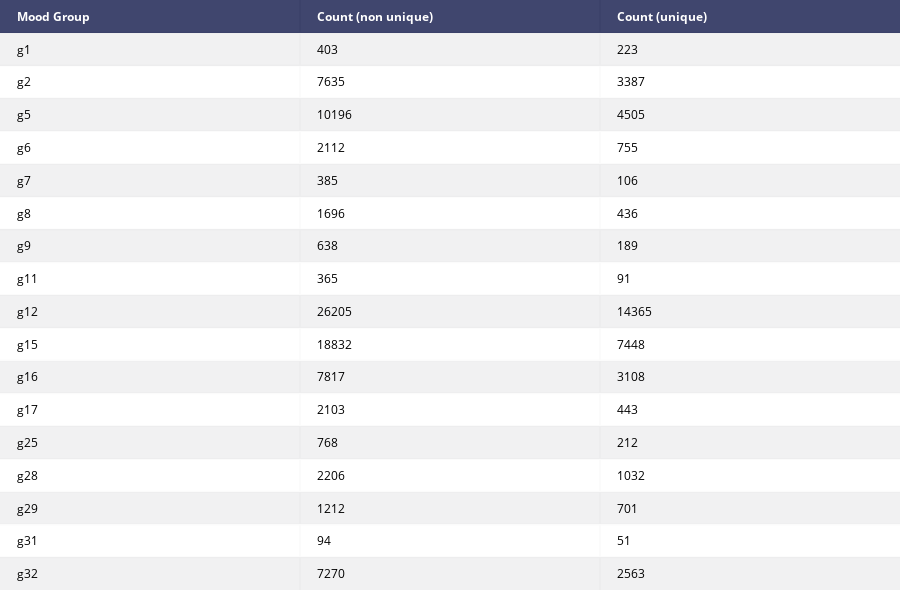

The notebook cell this image was saved under:
### Code cell
count_table = [["Mood Group", "Count (non unique)", "Count (unique)"]]

unique_set = data[data["mood_count"] == 1] # Remove rows with more than one label

data["g16"].value_counts()

for group in groups:
    count_table.append([group, data[group].value_counts()[1],  unique_set[group].value_counts()[1]])
    
table = ff.create_table(count_table)
iplot(table)

### Figure 1 — Plotly figure (JSON) as saved in the notebook; plotly's stock layout.template omitted (floating-point values rounded to 4 significant figures)
{"data": [{"colorscale": [[0, "#00083e"], [0.5, "#ededee"], [1, "#ffffff"]], "hoverinfo": "none", "opacity": 0.75, "showscale": false, "type": "heatmap", "uid": "89fd2725-648d-4aa9-8ce7-8b0fa425d830", "z": [[0, 0, 0], [0.5, 0.5, 0.5], [1, 1, 1], [0.5, 0.5, 0.5], [1, 1, 1], [0.5, 0.5, 0.5], [1, 1, 1], [0.5, 0.5, 0.5], [1, 1, 1], [0.5, 0.5, 0.5], [1, 1, 1], [0.5, 0.5, 0.5], [1, 1, 1], [0.5, 0.5, 0.5], [1, 1, 1], [0.5, 0.5, 0.5], [1, 1, 1], [0.5, 0.5, 0.5]]}], "layout": {"annotations": [{"align": "left", "font": {"color": "#ffffff"}, "showarrow": false, "text": "<b>Mood Group</b>", "x": -0.45, "xanchor": "left", "xref": "x", "y": 0, "yref": "y"}, {"align": "left", "font": {"color": "#ffffff"}, "showarrow": false, "text": "<b>Count (non unique)</b>", "x": 0.55, "xanchor": "left", "xref": "x", "y": 0, "yref": "y"}, {"align": "left", "font": {"color": "#ffffff"}, "showarrow": false, "text": "<b>Count (unique)</b>", "x": 1.55, "xanchor": "left", "xref": "x", "y": 0, "yref": "y"}, {"align": "left", "font": {"color": "#000000"}, "showarrow": false, "text": "g1", "x": -0.45, "xanchor": "left", "xref": "x", "y": 1, "yref": "y"}, {"align": "left", "font": {"color": "#000000"}, "showarrow": false, "text": "403", "x": 0.55, "xanchor": "left", "xref": "x", "y": 1, "yref": "y"}, {"align": "left", "font": {"color": "#000000"}, "showarrow": false, "text": "223", "x": 1.55, "xanchor": "left", "xref": "x", "y": 1, "yref": "y"}, {"align": "left", "font": {"color": "#000000"}, "showarrow": false, "text": "g2", "x": -0.45, "xanchor": "left", "xref": "x", "y": 2, "yref": "y"}, {"align": "left", "font": {"color": "#000000"}, "showarrow": false, "text": "7635", "x": 0.55, "xanchor": "left", "xref": "x", "y": 2, "yref": "y"}, {"align": "left", "font": {"color": "#000000"}, "showarrow": false, "text": "3387", "x": 1.55, "xanchor": "left", "xref": "x", "y": 2, "yref": "y"}, {"align": "left", "font": {"color": "#000000"}, "showarrow": false, "text": "g5", "x": -0.45, "xanchor": "left", "xref": "x", "y": 3, "yref": "y"}, {"align": "left", "font": {"color": "#000000"}, "showarrow": false, "text": "10196", "x": 0.55, "xanchor": "left", "xref": "x", "y": 3, "yref": "y"}, {"align": "left", "font": {"color": "#000000"}, "showarrow": false, "text": "4505", "x": 1.55, "xanchor": "left", "xref": "x", "y": 3, "yref": "y"}, {"align": "left", "font": {"color": "#000000"}, "showarrow": false, "text": "g6", "x": -0.45, "xanchor": "left", "xref": "x", "y": 4, "yref": "y"}, {"align": "left", "font": {"color": "#000000"}, "showarrow": false, "text": "2112", "x": 0.55, "xanchor": "left", "xref": "x", "y": 4, "yref": "y"}, {"align": "left", "font": {"color": "#000000"}, "showarrow": false, "text": "755", "x": 1.55, "xanchor": "left", "xref": "x", "y": 4, "yref": "y"}, {"align": "left", "font": {"color": "#000000"}, "showarrow": false, "text": "g7", "x": -0.45, "xanchor": "left", "xref": "x", "y": 5, "yref": "y"}, {"align": "left", "font": {"color": "#000000"}, "showarrow": false, "text": "385", "x": 0.55, "xanchor": "left", "xref": "x", "y": 5, "yref": "y"}, {"align": "left", "font": {"color": "#000000"}, "showarrow": false, "text": "106", "x": 1.55, "xanchor": "left", "xref": "x", "y": 5, "yref": "y"}, {"align": "left", "font": {"color": "#000000"}, "showarrow": false, "text": "g8", "x": -0.45, "xanchor": "left", "xref": "x", "y": 6, "yref": "y"}, {"align": "left", "font": {"color": "#000000"}, "showarrow": false, "text": "1696", "x": 0.55, "xanchor": "left", "xref": "x", "y": 6, "yref": "y"}, {"align": "left", "font": {"color": "#000000"}, "showarrow": false, "text": "436", "x": 1.55, "xanchor": "left", "xref": "x", "y": 6, "yref": "y"}, {"align": "left", "font": {"color": "#000000"}, "showarrow": false, "text": "g9", "x": -0.45, "xanchor": "left", "xref": "x", "y": 7, "yref": "y"}, {"align": "left", "font": {"color": "#000000"}, "showarrow": false, "text": "638", "x": 0.55, "xanchor": "left", "xref": "x", "y": 7, "yref": "y"}, {"align": "left", "font": {"color": "#000000"}, "showarrow": false, "text": "189", "x": 1.55, "xanchor": "left", "xref": "x", "y": 7, "yref": "y"}, {"align": "left", "font": {"color": "#000000"}, "showarrow": false, "text": "g11", "x": -0.45, "xanchor": "left", "xref": "x", "y": 8, "yref": "y"}, {"align": "left", "font": {"color": "#000000"}, "showarrow": false, "text": "365", "x": 0.55, "xanchor": "left", "xref": "x", "y": 8, "yref": "y"}, {"align": "left", "font": {"color": "#000000"}, "showarrow": false, "text": "91", "x": 1.55, "xanchor": "left", "xref": "x", "y": 8, "yref": "y"}, {"align": "left", "font": {"color": "#000000"}, "showarrow": false, "text": "g12", "x": -0.45, "xanchor": "left", "xref": "x", "y": 9, "yref": "y"}, {"align": "left", "font": {"color": "#000000"}, "showarrow": false, "text": "26205", "x": 0.55, "xanchor": "left", "xref": "x", "y": 9, "yref": "y"}, {"align": "left", "font": {"color": "#000000"}, "showarrow": false, "text": "14365", "x": 1.55, "xanchor": "left", "xref": "x", "y": 9, "yref": "y"}, {"align": "left", "font": {"color": "#000000"}, "showarrow": false, "text": "g15", "x": -0.45, "xanchor": "left", "xref": "x", "y": 10, "yref": "y"}, {"align": "left", "font": {"color": "#000000"}, "showarrow": false, "text": "18832", "x": 0.55, "xanchor": "left", "xref": "x", "y": 10, "yref": "y"}, {"align": "left", "font": {"color": "#000000"}, "showarrow": false, "text": "7448", "x": 1.55, "xanchor": "left", "xref": "x", "y": 10, "yref": "y"}, {"align": "left", "font": {"color": "#000000"}, "showarrow": false, "text": "g16", "x": -0.45, "xanchor": "left", "xref": "x", "y": 11, "yref": "y"}, {"align": "left", "font": {"color": "#000000"}, "showarrow": false, "text": "7817", "x": 0.55, "xanchor": "left", "xref": "x", "y": 11, "yref": "y"}, {"align": "left", "font": {"color": "#000000"}, "showarrow": false, "text": "3108", "x": 1.55, "xanchor": "left", "xref": "x", "y": 11, "yref": "y"}, {"align": "left", "font": {"color": "#000000"}, "showarrow": false, "text": "g17", "x": -0.45, "xanchor": "left", "xref": "x", "y": 12, "yref": "y"}, {"align": "left", "font": {"color": "#000000"}, "showarrow": false, "text": "2103", "x": 0.55, "xanchor": "left", "xref": "x", "y": 12, "yref": "y"}, {"align": "left", "font": {"color": "#000000"}, "showarrow": false, "text": "443", "x": 1.55, "xanchor": "left", "xref": "x", "y": 12, "yref": "y"}, {"align": "left", "font": {"color": "#000000"}, "showarrow": false, "text": "g25", "x": -0.45, "xanchor": "left", "xref": "x", "y": 13, "yref": "y"}, {"align": "left", "font": {"color": "#000000"}, "showarrow": false, "text": "768", "x": 0.55, "xanchor": "left", "xref": "x", "y": 13, "yref": "y"}, {"align": "left", "font": {"color": "#000000"}, "showarrow": false, "text": "212", "x": 1.55, "xanchor": "left", "xref": "x", "y": 13, "yref": "y"}, {"align": "left", "font": {"color": "#000000"}, "showarrow": false, "text": "g28", "x": -0.45, "xanchor": "left", "xref": "x", "y": 14, "yref": "y"}, {"align": "left", "font": {"color": "#000000"}, "showarrow": false, "text": "2206", "x": 0.55, "xanchor": "left", "xref": "x", "y": 14, "yref": "y"}, {"align": "left", "font": {"color": "#000000"}, "showarrow": false, "text": "1032", "x": 1.55, "xanchor": "left", "xref": "x", "y": 14, "yref": "y"}, {"align": "left", "font": {"color": "#000000"}, "showarrow": false, "text": "g29", "x": -0.45, "xanchor": "left", "xref": "x", "y": 15, "yref": "y"}, {"align": "left", "font": {"color": "#000000"}, "showarrow": false, "text": "1212", "x": 0.55, "xanchor": "left", "xref": "x", "y": 15, "yref": "y"}, {"align": "left", "font": {"color": "#000000"}, "showarrow": false, "text": "701", "x": 1.55, "xanchor": "left", "xref": "x", "y": 15, "yref": "y"}, {"align": "left", "font": {"color": "#000000"}, "showarrow": false, "text": "g31", "x": -0.45, "xanchor": "left", "xref": "x", "y": 16, "yref": "y"}, {"align": "left", "font": {"color": "#000000"}, "showarrow": false, "text": "94", "x": 0.55, "xanchor": "left", "xref": "x", "y": 16, "yref": "y"}, {"align": "left", "font": {"color": "#000000"}, "showarrow": false, "text": "51", "x": 1.55, "xanchor": "left", "xref": "x", "y": 16, "yref": "y"}, {"align": "left", "font": {"color": "#000000"}, "showarrow": false, "text": "g32", "x": -0.45, "xanchor": "left", "xref": "x", "y": 17, "yref": "y"}, {"align": "left", "font": {"color": "#000000"}, "showarrow": false, "text": "7270", "x": 0.55, "xanchor": "left", "xref": "x", "y": 17, "yref": "y"}, {"align": "left", "font": {"color": "#000000"}, "showarrow": false, "text": "2563", "x": 1.55, "xanchor": "left", "xref": "x", "y": 17, "yref": "y"}], "height": 590, "margin": {"b": 0, "l": 0, "r": 0, "t": 0}, "xaxis": {"dtick": 1, "gridwidth": 2, "showticklabels": false, "tick0": -0.5, "ticks": "", "zeroline": false}, "yaxis": {"autorange": "reversed", "dtick": 1, "gridwidth": 2, "showticklabels": false, "tick0": 0.5, "ticks": "", "zeroline": false}}}
